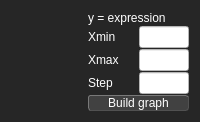
      <widget class="QWidget" name="tab_2">
       <property name="styleSheet">
        <string notr="true">background-color: rgb(38, 38, 38);
color: white;</string>
       </property>
       <attribute name="title">
        <string>Graph</string>
       </attribute>
       <layout class="QGridLayout" name="gridLayout_6">
        <item row="0" column="0">
         <layout class="QGridLayout" name="gridLayout_5" rowstretch="0,0,0,0,0" columnstretch="0,0,0">
          <property name="spacing">
           <number>1</number>
          </property>
          <item row="0" column="1" colspan="2">
           <widget class="QLabel" name="expression">
            <property name="sizePolicy">
             <sizepolicy hsizetype="Minimum" vsizetype="Minimum">
              <horstretch>0</horstretch>
              <verstretch>0</verstretch>
             </sizepolicy>
            </property>
            <property name="text">
             <string>y = expression</string>
            </property>
            <property name="margin">
             <number>7</number>
            </property>
           </widget>
          </item>
          <item row="1" column="2">
           <widget class="QLineEdit" name="xmin">
            <property name="sizePolicy">
             <sizepolicy hsizetype="Minimum" vsizetype="Maximum">
              <horstretch>0</horstretch>
              <verstretch>0</verstretch>
             </sizepolicy>
            </property>
            <property name="maximumSize">
             <size>
              <width>50</width>
              <height>16777215</height>
             </size>
            </property>
            <property name="styleSheet">
             <string notr="true">background-color: white;
color: black;</string>
            </property>
           </widget>
          </item>
          <item row="3" column="1">
           <widget class="QLabel" name="step_2">
            <property name="sizePolicy">
             <sizepolicy hsizetype="Preferred" vsizetype="Minimum">
              <horstretch>0</horstretch>
              <verstretch>0</verstretch>
             </sizepolicy>
            </property>
            <property name="text">
             <string>Step</string>
            </property>
            <property name="margin">
             <number>7</number>
            </property>
           </widget>
          </item>
          <item row="3" column="2">
           <widget class="QLineEdit" name="step">
            <property name="sizePolicy">
             <sizepolicy hsizetype="Minimum" vsizetype="Maximum">
              <horstretch>0</horstretch>
              <verstretch>0</verstretch>
             </sizepolicy>
            </property>
            <property name="maximumSize">
             <size>
              <width>50</width>
              <height>16777215</height>
             </size>
            </property>
            <property name="styleSheet">
             <string notr="true">background-color: white;
color: black;</string>
            </property>
           </widget>
          </item>
          <item row="1" column="1">
           <widget class="QLabel" name="x_min">
            <property name="sizePolicy">
             <sizepolicy hsizetype="Preferred" vsizetype="Minimum">
              <horstretch>0</horstretch>
              <verstretch>0</verstretch>
             </sizepolicy>
            </property>
            <property name="maximumSize">
             <size>
              <width>50</width>
              <height>16777215</height>
             </size>
            </property>
            <property name="text">
             <string>Xmin</string>
            </property>
            <property name="margin">
             <number>7</number>
            </property>
           </widget>
          </item>
          <item row="0" column="0" rowspan="5">
           <widget class="QCustomPlot" name="graph" native="true">
            <property name="sizePolicy">
             <sizepolicy hsizetype="Preferred" vsizetype="Minimum">
              <horstretch>0</horstretch>
              <verstretch>0</verstretch>
             </sizepolicy>
            </property>
            <property name="styleSheet">
             <string notr="true"/>
            </property>
           </widget>
          </item>
          <item row="2" column="2">
           <widget class="QLineEdit" name="xmax">
            <property name="sizePolicy">
             <sizepolicy hsizetype="Minimum" vsizetype="Maximum">
              <horstretch>0</horstretch>
              <verstretch>0</verstretch>
             </sizepolicy>
            </property>
            <property name="maximumSize">
             <size>
              <width>50</width>
              <height>16777215</height>
             </size>
            </property>
            <property name="styleSheet">
             <string notr="true">background-color: white;
color: black;</string>
            </property>
           </widget>
          </item>
          <item row="2" column="1">
           <widget class="QLabel" name="x_max">
            <property name="sizePolicy">
             <sizepolicy hsizetype="Preferred" vsizetype="Minimum">
              <horstretch>0</horstretch>
              <verstretch>0</verstretch>
             </sizepolicy>
            </property>
            <property name="text">
             <string>Xmax</string>
            </property>
            <property name="wordWrap">
             <bool>false</bool>
            </property>
            <property name="margin">
             <number>7</number>
            </property>
           </widget>
          </item>
          <item row="4" column="1" colspan="2">
           <layout class="QVBoxLayout" name="verticalLayout_2">
            <item>
             <widget class="QPushButton" name="build_graph">
              <property name="sizePolicy">
               <sizepolicy hsizetype="Minimum" vsizetype="Fixed">
                <horstretch>0</horstretch>
                <verstretch>0</verstretch>
               </sizepolicy>
              </property>
              <property name="maximumSize">
               <size>
                <width>200</width>
                <height>16777215</height>
               </size>
              </property>
              <property name="styleSheet">
               <string notr="true">QPushButton {
	border-style: outset;
	border-width: 1px;
	background-color: rgb(65, 65, 65);
	color: rgb(255, 255, 255);
	border-color: rgb(81, 81, 81);
    border-radius: 3px;
}
 QPushButton:pressed {
     background-color: rgb(159, 159, 159);
     border-style: inset;
 }</string>
              </property>
              <property name="text">
               <string>Build graph</string>
              </property>
             </widget>
            </item>
           </layout>
          </item>
         </layout>
        </item>
       </layout>
      </widget>
